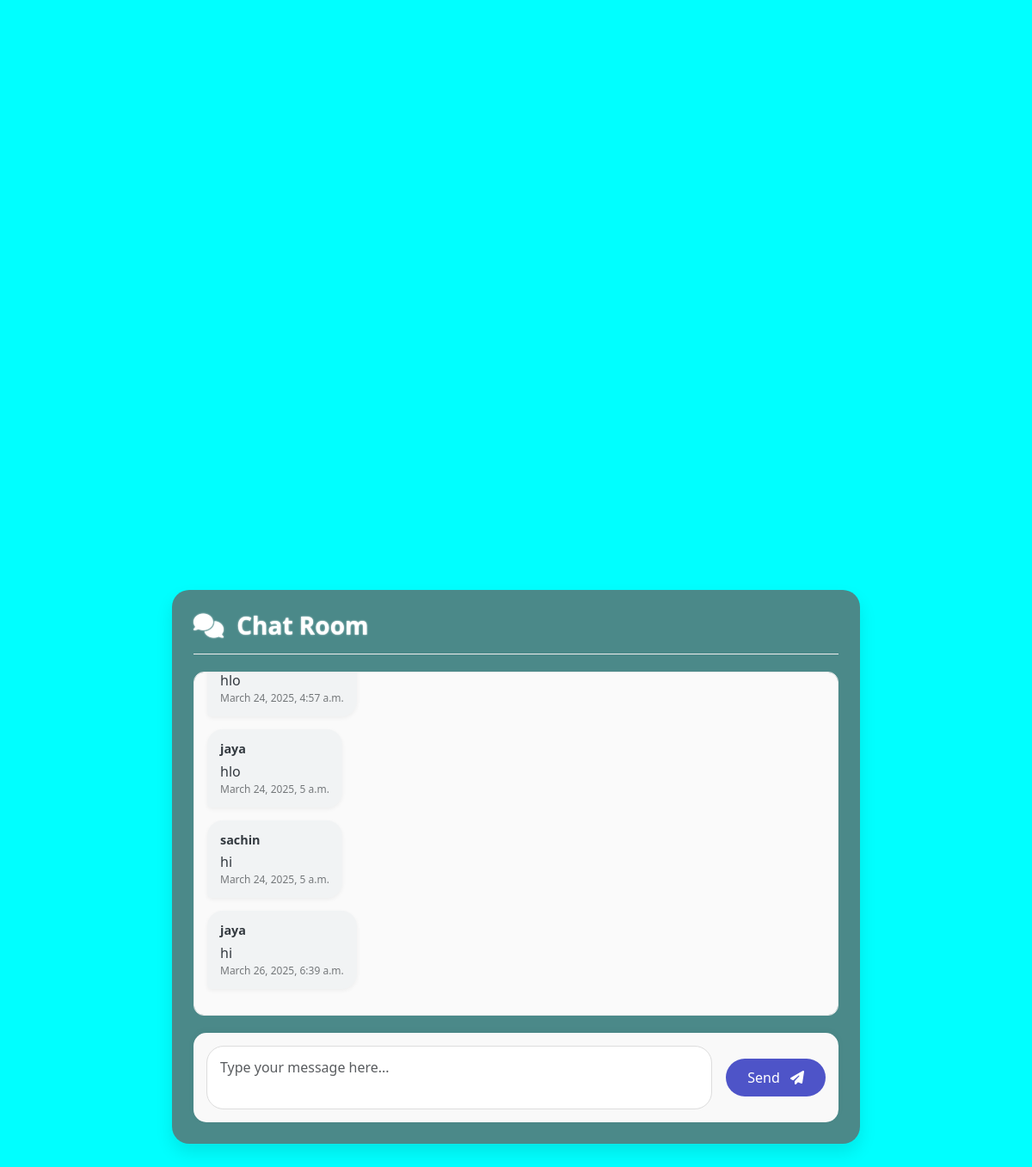
Page /chat/ on the committed database.
### CareApp/models.py (models this page shows, shortened)
class Chat(models.Model):
    message = models.TextField()
    user=models.CharField(max_length=100)
    timestamp = models.DateTimeField(auto_now_add=True)  # Auto timestamp

### CareApp/views.py (the view)
# urls.py: path("chat/", chat_view, name="chat"),
def chat_view(request):
    messages = Chat.objects.order_by("timestamp")
    current_user = None
    if request.session.get('Username'):
        current_user = request.session.get('Username')
    elif request.session.get('Phone'):
        b = request.session.get('Phone')
        data = StaffDB.objects.get(Phone=b)
        current_user = data.Staff_Name
    if request.method == "POST":
        form = ChatMessageForm(request.POST)
        if form.is_valid():
            chat_message = form.save(commit=False)
            chat_message.user = current_user
            chat_message.save()
            return redirect("chat")
    else:
        form = ChatMessageForm()
    return render(request, "chat_form.html", {
        "messages": messages,
        "form": form,
        "current_user": current_user
    })

### CareApp/forms.py
class ChatMessageForm(forms.ModelForm):
    class Meta:
        model = Chat
        fields = ["message"]

### CareApp/templates/chat_form.html (shortened to what this page needs)
<!DOCTYPE html>
<html lang="en">
<head>
    <link href="https://cdn.jsdelivr.net/npm/bootstrap@5.3.0/dist/css/bootstrap.min.css" rel="stylesheet">
    <link rel="stylesheet" href="https://cdnjs.cloudflare.com/ajax/libs/font-awesome/6.4.0/css/all.min.css">
</head>
<body>
    <div class="container">
        <div class="chat-container">
            <div class="chat-header d-flex justify-content-between w-100">
                <div>
                    <h3><i class="fas fa-comments me-2"></i> Chat Room</h3>
                </div>
            </div>
            <div class="chat-box" id="chatBox">
                {% for msg in messages %}
                <div
                    class="chat-message {% if msg.user == current_user %} user-message {% else %} other-message {% endif %}">
                    <strong>{{ msg.user }}</strong>
                    {{ msg.message }}
                    <small class="d-block text-muted">{{ msg.timestamp }}</small>
                </div>
                <div class="clearfix"></div>
                {% empty %}
                <div class="empty-state">
                    <i class="far fa-comment-dots"></i>
                    <p>No messages yet. Start the conversation!</p>
                </div>
                {% endfor %}
            </div>
            <form method="POST" class="message-form">
                <div class="row g-3 align-items-center">
                    <div class="col">
                        <textarea name="message" class="form-control message-input" rows="2"
                            placeholder="Type your message here..." required></textarea>
                    </div>
                    <div class="col-auto">
                        <button type="submit" class="btn send-button">
                            Send <i class="fas fa-paper-plane"></i>
                        </button>
                    </div>
                </div>
            </form>
        </div>
    </div>
</body>
</html>

### CareApp/templates/chat_form.html (style rules this page uses)
:root { --primary-color: #4e54c8; --secondary-color: #8f94fb; --light-bg: #f8f9fa; --dark-text: #343a40; --user-msg-bg: linear-gradient(135deg, #4e54c8, #8f94fb); --other-msg-bg: #f1f3f4; --card-shadow: 0 10px 20px rgba(0, 0, 0, 0.1); }
body { background: linear-gradient(135deg, #f5f7fa, #c3cfe2); min-height: 100vh; font-family: 'Segoe UI', Tahoma, Geneva, Verdana, sans-serif; display: flex; align-items: center; background-color: aqua; background-image: url('https://media.istockphoto.com/id/1403848173/vector/vector-online-chatting-pattern-online-chatting-seamless-background.jpg?s=612x612&w=0&k=20&c=W3O15mtJiNlJuIgU6S9ZlnzM_yCE27eqwTCfXGYwCSo='); }
.chat-container { max-width: 800px; margin: 30px auto; background: white; background: rgba(100, 99, 99, 0.756); padding: 25px; border-radius: 20px; box-shadow: var(--card-shadow); width: 100%; }
.chat-header { display: flex; align-items: center; margin-bottom: 20px; padding-bottom: 15px; border-bottom: 1px solid #eee; }
.chat-header h3 { margin: 0; color: white; text-shadow: 0 0 2px; font-weight: 600; }
.chat-box { height: 400px; overflow-y: auto; padding: 15px; border-radius: 12px; background-color: #fafafa; border: 1px solid #eaeaea; margin-bottom: 20px; }
.chat-message { margin-bottom: 15px; padding: 12px 15px; border-radius: 18px; max-width: 75%; position: relative; animation: fadeIn 0.3s ease-in-out; word-wrap: break-word; }
.other-message { background-color: var(--other-msg-bg); color: var(--dark-text); text-align: left; float: left; clear: both; border-bottom-left-radius: 5px; box-shadow: 0 2px 5px rgba(0, 0, 0, 0.05); }
.chat-message strong { display: block; margin-bottom: 3px; font-size: 0.9em; }
.chat-message small { opacity: 0.8; font-size: 0.75em; }
.clearfix::after { content: ""; clear: both; display: table; }
.message-form { background-color: #f9f9f9; border-radius: 15px; padding: 15px; box-shadow: 0 -2px 10px rgba(0, 0, 0, 0.03); }
.message-input { resize: none; border-radius: 20px; padding: 12px 15px; border: 1px solid #ddd; transition: all 0.3s; }
.send-button { background: var(--primary-color); color: white; border-radius: 50px; padding: 10px 25px; font-weight: 500; transition: all 0.3s; border: none; }
.send-button i { margin-left: 8px; }

### rows in the picture
Chat: message "hlo", timestamp "March 24, 2025, 4:57 a.m."
Chat: user "jaya", message "hlo", timestamp "March 24, 2025, 5 a.m."
Chat: user "sachin", message "hi", timestamp "March 24, 2025, 5 a.m."
Chat: user "jaya", message "hi", timestamp "March 26, 2025, 6:39 a.m."
